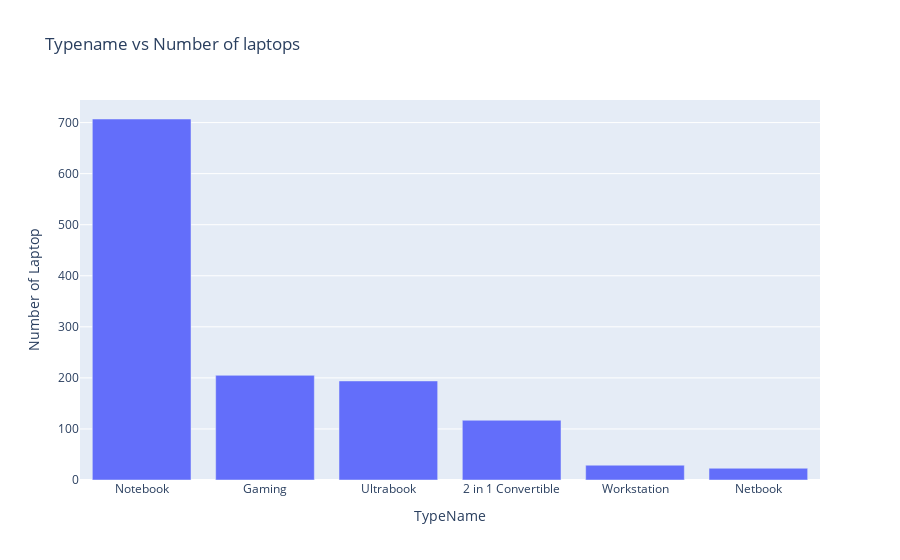

Notebook code cell kept with this figure:
### Code cell
typename_count=df["TypeName"].value_counts().reset_index()
typename_count.columns=["TypeName","Number of Laptop"]
fig=px.bar(typename_count,
           x="TypeName",
           y="Number of Laptop",
           title="Typename vs Number of laptops")
fig.show()

### Figure 1 — Plotly figure (JSON) as saved in the notebook; plotly's stock layout.template omitted (floating-point values rounded to 4 significant figures)
{"data": [{"hovertemplate": "TypeName=%{x}<br>Number of Laptop=%{y}<extra></extra>", "legendgroup": "", "marker": {"color": "#636efa", "pattern": {"shape": ""}}, "name": "", "orientation": "v", "showlegend": false, "textposition": "auto", "type": "bar", "x": ["Notebook", "Gaming", "Ultrabook", "2 in 1 Convertible", "Workstation", "Netbook"], "xaxis": "x", "y": [707, 205, 194, 117, 29, 23], "yaxis": "y"}], "layout": {"barmode": "relative", "legend": {"tracegroupgap": 0}, "title": {"text": "Typename vs Number of laptops"}, "xaxis": {"anchor": "y", "domain": [0, 1], "title": {"text": "TypeName"}}, "yaxis": {"anchor": "x", "domain": [0, 1], "title": {"text": "Number of Laptop"}}}}
